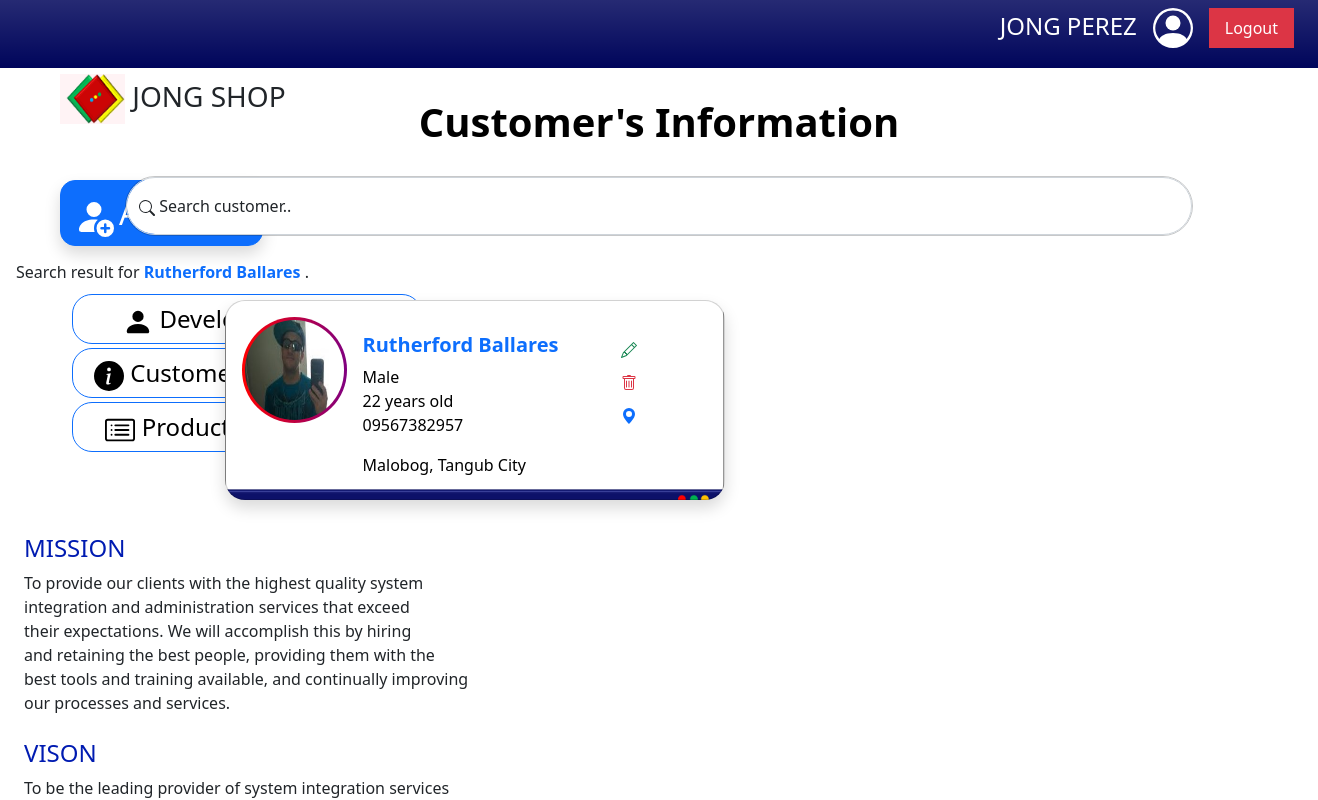
The app's page /index.php?keyword=Rutherford Ballares (signed in) with its own data.
### tables this page shows
CREATE TABLE `users` (
  `id` int(11) NOT NULL AUTO_INCREMENT,
  `full_name` varchar(123) DEFAULT NULL,
  `email` varchar(123) DEFAULT NULL,
  `password` varchar(123) DEFAULT NULL,
  PRIMARY KEY (`id`)
);

CREATE TABLE `customers` (
  `customer_id` int(11) NOT NULL AUTO_INCREMENT,
  `cust_name` varchar(55) DEFAULT NULL,
  `sex` varchar(12) DEFAULT NULL,
  `age` varchar(100) DEFAULT NULL,
  `contact` varchar(55) DEFAULT NULL,
  `barangay` varchar(100) DEFAULT NULL,
  `city` varchar(55) DEFAULT NULL,
  `country` varchar(55) DEFAULT NULL,
  `images` blob DEFAULT NULL,
  PRIMARY KEY (`customer_id`)
);

### index.php (the view, shortened to what this page needs)
<!DOCTYPE html>
<html lang="en">
<head>
    <link rel="stylesheet" href="assets/bootstrap/bootstrap.min.css">
</head>
<body>
    <?php
    require 'dbhelper.php';
    $sel = "SELECT * FROM users";
    $query = mysqli_query($conn, $sel);
    $result = mysqli_fetch_assoc($query);
    ?>
    <ul class="nav justify-content-end bg-gradient p-2 fixed-top " style="background-color: #00055b;">
        <li class="nav-item">
            <p class=" text-white fs-4 me-3" style="text-transform:uppercase">
                <?php echo $result['full_name']; ?>
            </p>
        </li>
        <li class="nav-item">
        </li>
        <li class="nav-item">
            <a class="nav-link text-white bg-gradient bg-danger me-3 btn-outline-danger" href="logout.php?"
                onclick="return confirm('You want to Logout?')">Logout</a>
        </li>
    </ul>
    <div class="row" style="margin-top:2%;">
        <div class="col-4  " style="width:500px; height:auto; background-color:#f4f4ff">
            <div class="container position-fixed">
                <div class="d-flex justify-content-between m-5 ">
                    <h3><img src="logo.png" style="width: 65px; height: 50px"> JONG SHOP</h3>
                </div>
                <div class="d-flex justify-content-between mt-4 ms-5 mb-5  ">
                    <button type="button" class="btn btn-primary btn-sm fs-2 p-2 shadow " style="border-radius:15px"
                        data-bs-toggle="modal" data-bs-target="#AddModal">Add New</a>
                </div>
                <div class="container ms-5">
                    <a href="profile.php" type="button" class="btn btn-outline-primary fs-4 mb-1 text-black "
                        style="width: 350px; border-radius: 20px;"><svg xmlns="http://www.w3.org/2000/svg" width="30"
                            height="30" fill="currentColor" class="bi bi-person-fill" viewBox="0 0 16 16">
                            <path d="M3 14s-1 0-1-1 1-4 6-4 6 3 6 4-1 1-1 1H3Zm5-6a3 3 0 1 0 0-6 3 3 0 0 0 0 6Z" />
                        </svg> Developer's
                        Profile</a><br>
                    <a href="index.php" type="button" class="btn btn-outline-primary fs-4 mb-1 text-black"
                        style="width: 350px; border-radius: 20px;"> Customer's Information</a><br>
                    <a href="products_list.php" type="button" class="btn btn-outline-primary fs-4 mb-1 text-black"
                        style="width: 350px; border-radius: 20px;"> Product's Information</a>
                </div>
                <div class="container" style="margin-top:7%">
                    <h4 style="color: #001bb1;">MISSION</h4>
                    <p>To provide our clients with the highest quality system <br>integration
                        and administration services that exceed<br> their expectations. We will
                        accomplish this by hiring <br>and retaining the best people, providing them
                        with the <br>best tools and training available, and continually improving <br>
                        our processes and services.</p>
                    <h4 class="mt-4" style="color: #001bb1;">VISON</h4>
                    <p>To be the leading provider of system integration services <br>
                        in our industry by delivering innovative solutions that meet<br>
                        or exceed our clients’ expectations. We will achieve this by<br>
                        fostering a culture of innovation, collaboration, and<br>
                        continuous improvement.</p>
                </div>
            </div>
            <?php include 'add.php'; ?>
        </div>
        <div class="col-4 " style="width:1550px; height:auto">
            <p class="text-center fs-1 fw-bold text-black " style="margin-top:5%"> Customer's Information</p>
            <div class="container">
                <form action="home.php" method="get" class="form-floating m-4 border border-dark border-opacity-25"
                    style="border-radius: 30px;">
                    <input type=" text" class="form-control" style="border-radius: 30px;" id="floatingInput"
                        placeholder="Search customer.." name="keyword">
                    <label for="floatingInput">
                        Search customer..</label>
                </form>
            </div>
            <?php if (isset($_GET['keyword']) && strlen($_GET['keyword']) > 0): ?>
                <div class="m-3 w-10s">
                    Search result for <b class="text-primary">
                        <?= $_GET['keyword'] ?>
                    </b>.
                </div>
            <?php endif; ?>
            <?php
            require('dbhelper.php');
            if (isset($_GET['keyword']) && strlen($_GET['keyword']) > 0) {
                $keyword = $_GET['keyword'];
                $where = " WHERE cust_name LIKE '%$keyword%' OR barangay LIKE '%$keyword%'";
                $result = $conn->query("SELECT * FROM customers $where ORDER BY customer_id DESC");
            } else {
                $result = $conn->query("SELECT * FROM customers ORDER BY customer_id DESC");
            } ?>
            <?php while ($row = $result->fetch_assoc()): ?>
                <div class="container" style="margin-left:14%">
                    <div class="container">
                        <div class=" float-start d-flex ">
                            <div class="card text-bg-light shadow p-3 ms-3 me-4 mb-3  " style=" width:500px;
                background-image:url(back5.png);
                background-position: center;
                background-size: cover;
                height:25vh;
                border-radius:20px">
                                <div class="row g-0">
                                    <div class="col-md-4" style="width:auto">
                                        <img src=" uploads/<?= $row['images']; ?>" class="img-fluid rounded-circle "
                                            alt=".pdf file" style="width:105px; height:60%; border-color:  max-width: 250px;
                              padding: 1rem;
                              position: relative;
                              background: linear-gradient(to right, red, purple);
                              padding: 3px;">
                                    </div>
                                    <div class="col-md-8  " style="width:auto; height:auto">
                                        <div class="card-body ">
                                            <div class="row">
                                                <div class="col-4  " style="width:250px">
                                                    <h5 class="card-title text-capitalize fw-semibold text-primary ">
                                                        <?= $row['cust_name']; ?>
                                                    </h5>
                                                    <p class="card-text  text-black">
                                                        <?= $row['sex']; ?> <br>
                                                        <?= $row['age']; ?> years old<br>
                                                        <?= $row['contact']; ?>
                                                    </p>
                                                    <p class="card-text text-warning-emphasis text-black">
                                                        <?= $row['barangay']; ?>,
                                                        <?= $row['city']; ?>
                                                    </p>
                                                </div>
                                                <div class="col-4 " style="width:auto">
                                                    <a href="customer_id=<?= $row['customer_id'];?> & cust_name=<?= $row['cust_name']; ?> & sex=<?= $row['sex']; ?> &age=<?= $row['age']; ?> & contact=<?= $row['contact']; ?> & barangay=<?= $row['barangay']; ?> & city=<?= $row['city']; ?> & country=<?= $row['country']; ?>"
                                                        class="btn btn-outline-success btn-sm mb-1" style="border:none"
                                                        data-bs-toggle="modal"
                                                        data-bs-target="#EditModal<?= $row['customer_id']; ?>"></a><br>
                                                    <a onclick="return confirm('Delete this customer?')"
                                                        href="delete.php?customer_id=<?= $row['customer_id']; ?>"
                                                        class="btn btn-outline-danger btn-sm mb-1" style="border:none">
                                                         </a><br>
                                                    <a href="mapop.php?>" class="btn btn-outline-primary btn-sm "
                                                        style="border:none" data-bs-toggle="modal"
                                                        data-bs-target="#LocationModal<?= $row['customer_id']; ?>"> <svg
                                                            xmlns="http://www.w3.org/2000/svg" width="16" height="16"
                                                            fill="currentColor" class="bi bi-geo-alt-fill"
                                                            viewBox="0 0 16 16">
                                                            <path
                                                                d="M8 16s6-5.686 6-10A6 6 0 0 0 2 6c0 4.314 6 10 6 10zm0-7a3 3 0 1 1 0-6 3 3 0 0 1 0 6z" />
                                                        </svg>
                                                    </a>
                                                </div>
                                            </div>
                                        </div>
                                    </div>
                                    <?php include 'edit.php'; ?>
                                </div>
                            </div>
                        </div>
                    </div>
                </div>
            </div>
        <?php endwhile; ?>
    </div>
</body>
</html>

### records on screen
users: full_name "JONG PEREZ"
customers: images (picture), cust_name "Rutherford Ballares", sex "Male", age "22", contact "09567382957", barangay "Malobog", city "Tangub City"

### other values on screen
$_GET['keyword'] "Rutherford Ballares"
